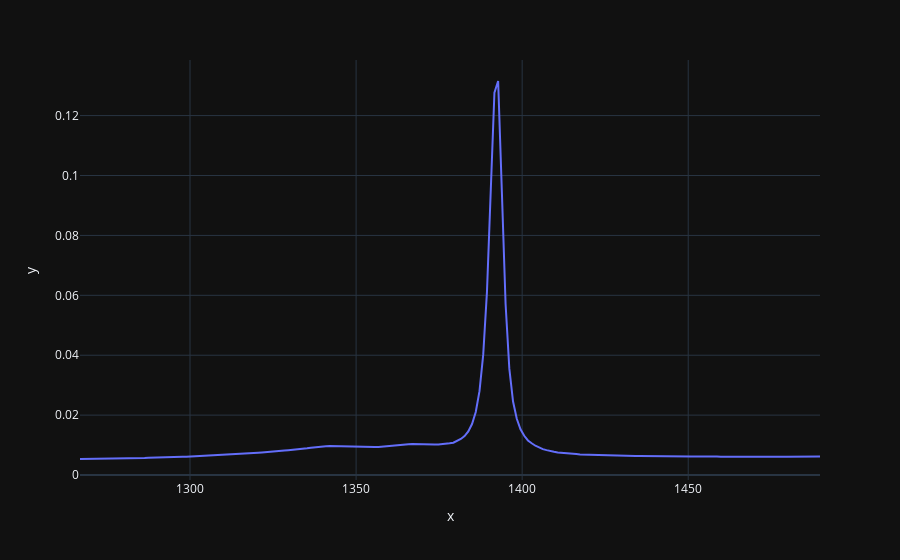
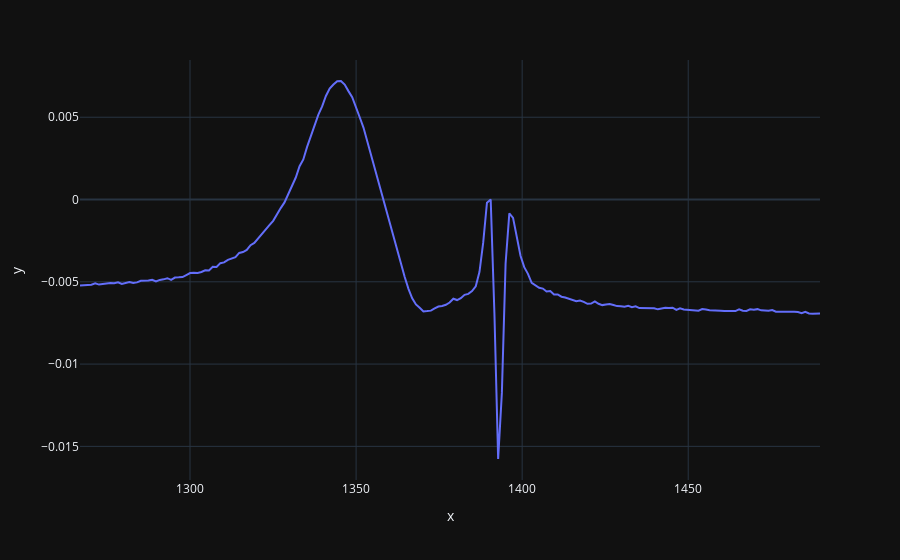
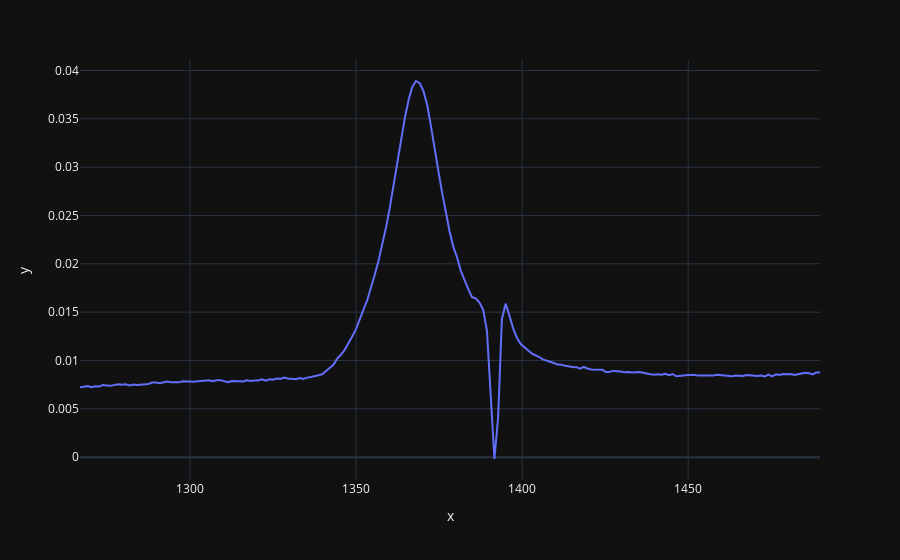
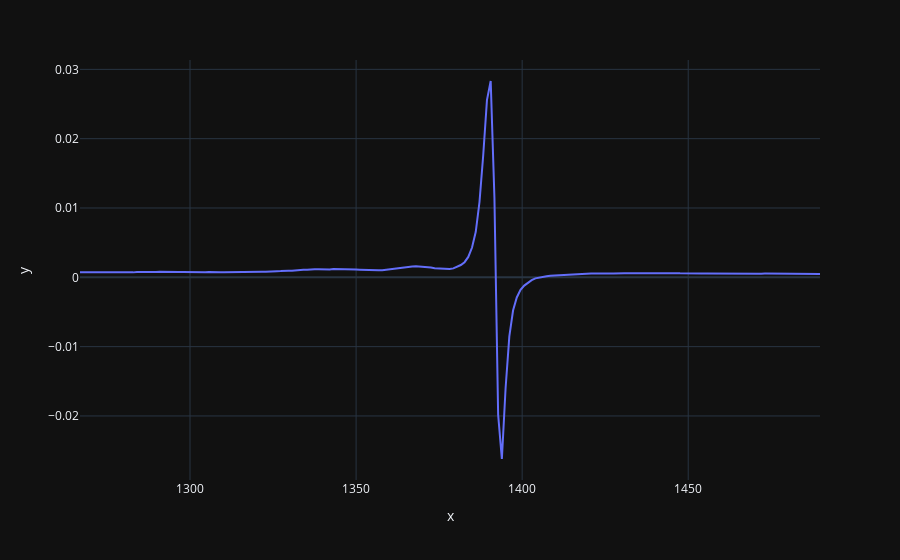

Notebook code cell kept with these figures, in order:
### Code cell
# s_matrix = np.array([
#     [0, 0, 0, 0],
#     [-.6 * 10**-7, 0, 0, 0],
#     [-.3 * 10**-7, 0, 0, 0],
#     [0, 0, 0, 0]
# ])
new_base_vectors = np.dot(map_a.base_vectors[:4].T, np.linalg.inv(t_matrix)).T
# print(new_vectors[0])
px.line(x = map_a.raman_shift, y = new_base_vectors[0]).show()
px.line(x = map_a.raman_shift, y = new_base_vectors[1]).show()
px.line(x = map_a.raman_shift, y = new_base_vectors[2]).show()
px.line(x = map_a.raman_shift, y = new_base_vectors[3]).show()

### Figure 1 — Plotly figure (JSON) as saved in the notebook; plotly's stock layout.template omitted (floating-point values rounded to 4 significant figures; data arrays with more than 128 entries replaced by an {"elided": "..."} marker saying what was removed)
{"data": [{"hovertemplate": "x=%{x}<br>y=%{y}<extra></extra>", "legendgroup": "", "line": {"color": "#636efa", "dash": "solid"}, "marker": {"symbol": "circle"}, "mode": "lines", "name": "", "orientation": "v", "showlegend": false, "x": {"elided": "199 float values"}, "xaxis": "x", "y": {"elided": "199 float values"}, "yaxis": "y", "type": "scatter"}], "layout": {"xaxis": {"anchor": "y", "domain": [0.0, 1.0], "title": {"text": "x"}}, "yaxis": {"anchor": "x", "domain": [0.0, 1.0], "title": {"text": "y"}}, "legend": {"tracegroupgap": 0}, "margin": {"t": 60}}}

### Figure 2 — Plotly figure (JSON) as saved in the notebook; plotly's stock layout.template omitted (floating-point values rounded to 4 significant figures; data arrays with more than 128 entries replaced by an {"elided": "..."} marker saying what was removed)
{"data": [{"hovertemplate": "x=%{x}<br>y=%{y}<extra></extra>", "legendgroup": "", "line": {"color": "#636efa", "dash": "solid"}, "marker": {"symbol": "circle"}, "mode": "lines", "name": "", "orientation": "v", "showlegend": false, "x": {"elided": "199 float values"}, "xaxis": "x", "y": {"elided": "199 float values"}, "yaxis": "y", "type": "scatter"}], "layout": {"xaxis": {"anchor": "y", "domain": [0.0, 1.0], "title": {"text": "x"}}, "yaxis": {"anchor": "x", "domain": [0.0, 1.0], "title": {"text": "y"}}, "legend": {"tracegroupgap": 0}, "margin": {"t": 60}}}

### Figure 3 — Plotly figure (JSON) as saved in the notebook; plotly's stock layout.template omitted (floating-point values rounded to 4 significant figures; data arrays with more than 128 entries replaced by an {"elided": "..."} marker saying what was removed)
{"data": [{"hovertemplate": "x=%{x}<br>y=%{y}<extra></extra>", "legendgroup": "", "line": {"color": "#636efa", "dash": "solid"}, "marker": {"symbol": "circle"}, "mode": "lines", "name": "", "orientation": "v", "showlegend": false, "x": {"elided": "199 float values"}, "xaxis": "x", "y": {"elided": "199 float values"}, "yaxis": "y", "type": "scatter"}], "layout": {"xaxis": {"anchor": "y", "domain": [0.0, 1.0], "title": {"text": "x"}}, "yaxis": {"anchor": "x", "domain": [0.0, 1.0], "title": {"text": "y"}}, "legend": {"tracegroupgap": 0}, "margin": {"t": 60}}}

### Figure 4 — Plotly figure (JSON) as saved in the notebook; plotly's stock layout.template omitted (floating-point values rounded to 4 significant figures; data arrays with more than 128 entries replaced by an {"elided": "..."} marker saying what was removed)
{"data": [{"hovertemplate": "x=%{x}<br>y=%{y}<extra></extra>", "legendgroup": "", "line": {"color": "#636efa", "dash": "solid"}, "marker": {"symbol": "circle"}, "mode": "lines", "name": "", "orientation": "v", "showlegend": false, "x": {"elided": "199 float values"}, "xaxis": "x", "y": {"elided": "199 float values"}, "yaxis": "y", "type": "scatter"}], "layout": {"xaxis": {"anchor": "y", "domain": [0.0, 1.0], "title": {"text": "x"}}, "yaxis": {"anchor": "x", "domain": [0.0, 1.0], "title": {"text": "y"}}, "legend": {"tracegroupgap": 0}, "margin": {"t": 60}}}
